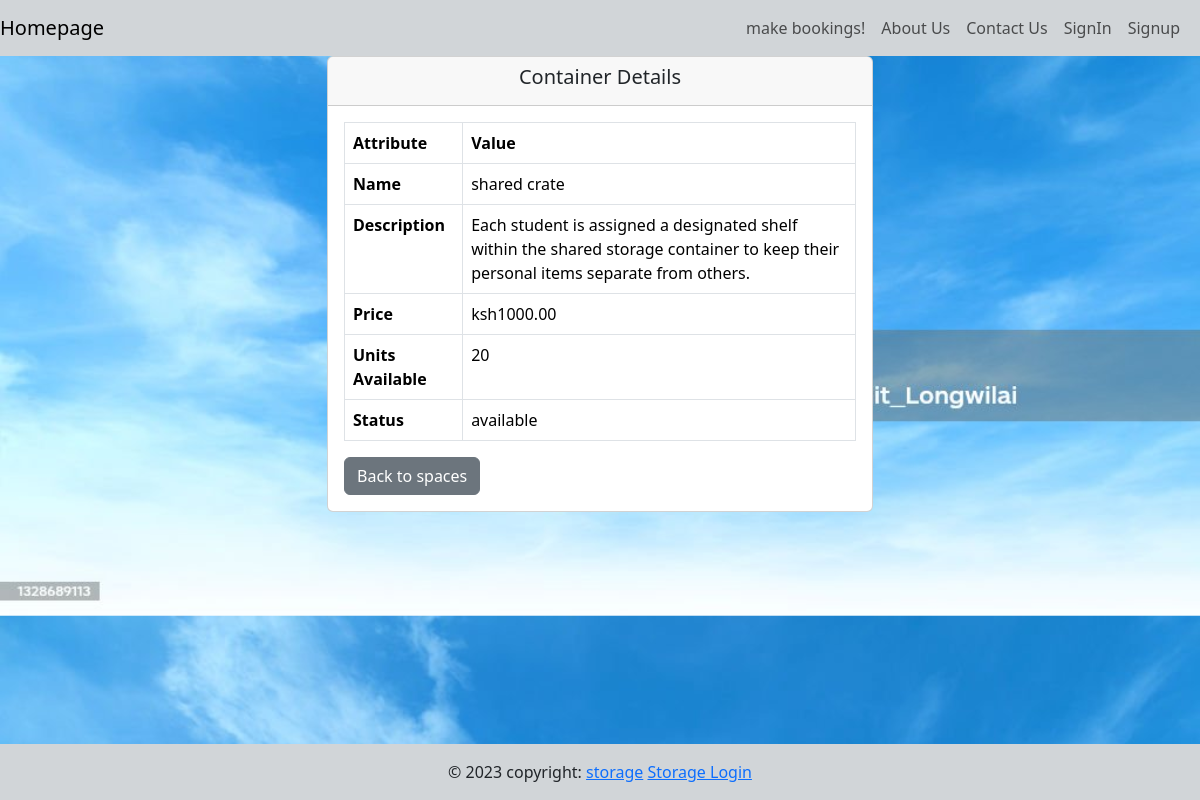
Page /viewcontainer/3/ on the earlier database version.
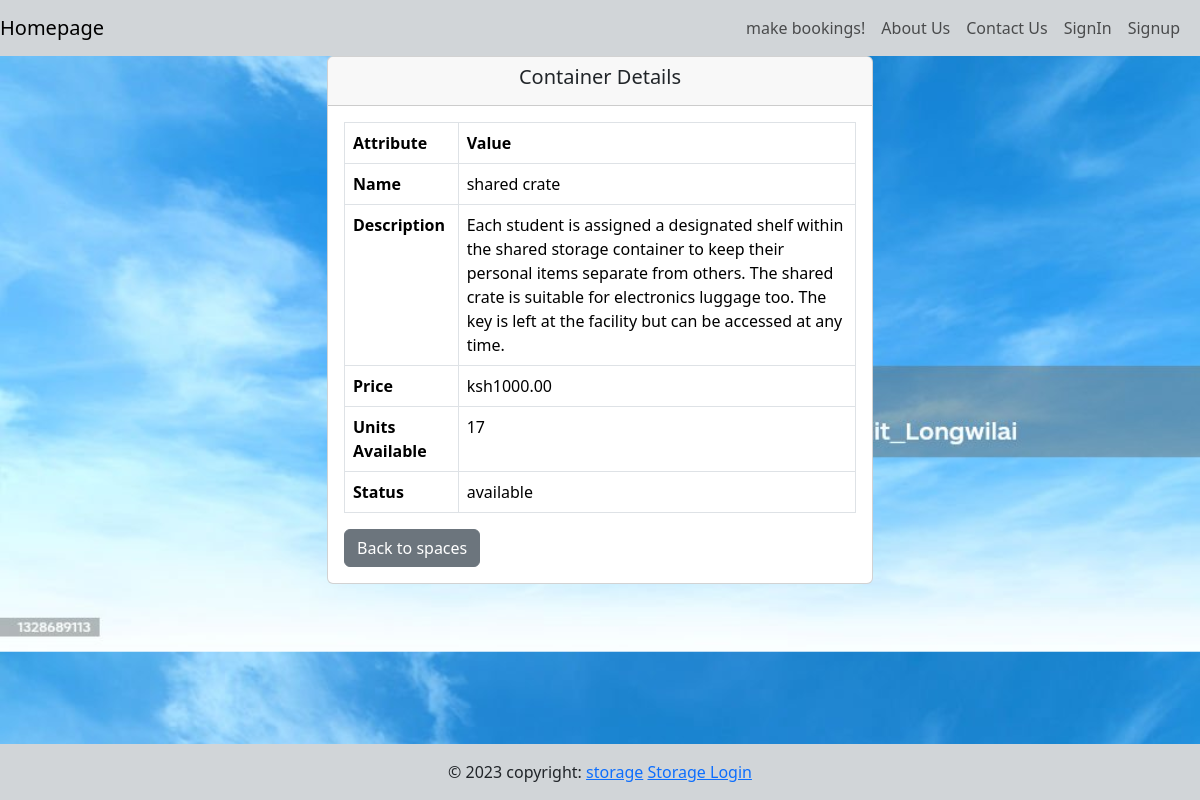
Same page on the later database version.
### dashboard_students/models.py (models this page shows, shortened)
class Container(models.Model):
    STATUS = [
        ('available','Available'),
        ('occupied','Occupied'),
    ]
    name = models.CharField(max_length=100)
    description = models.TextField()
    image = models.ImageField(upload_to='container_images/')
    price = models.DecimalField(max_digits=6, decimal_places=2,null=0)
    units = models.IntegerField(null=True,blank=True)
    category = models.ManyToManyField('Category',related_name='space')
    status = models.CharField(max_length=100,choices=STATUS)

### dashboard_students/views.py (the view)
# urls.py: path('viewcontainer/<int:pk>/', views.ViewContainer, name='viewcontainer'),
def ViewContainer(request, pk):
    container = Container.objects.get(id=pk)
    context = {'container': container}
    return render(request, 'dashboard_students/viewcontainer.html', context)

### templates/dashboard_students/viewcontainer.html (shortened to what this page needs)
{% extends 'mainfiles/base.html' %}
{% block content %}
<div class="container">
    <div class="row justify-content-center">
      <div class="col-md-6">
        <div class="card">
          <div class="card-header">
            <h5 class="card-title text-center">Container Details</h5>
          </div>
          <div class="card-body">
            <table class="table table-bordered">
              <thead>
                <tr>
                  <th>Attribute</th>
                  <th>Value</th>
                </tr>
              </thead>
              <tbody>
                <tr>
                  <td><strong>Name</strong></td>
                  <td>{{ container.name }}</td>
                </tr>
                <tr>
                  <td><strong>Description</strong></td>
                  <td>{{ container.description|linebreaksbr }}</td>
                </tr>
                <tr>
                  <td><strong>Price</strong></td>
                  <td>ksh{{ container.price }}</td>
                </tr>
                <tr>
                  <td><strong>Units Available</strong></td>
                  <td>{{ container.units }}</td>
                </tr>
                <tr>
                  <td><strong>Status</strong></td>
                  <td>{{ container.status }}</td>
                </tr>
              </tbody>
            </table>
            <a class="btn btn-secondary" href="{% url 'container_book' %}">Back to spaces</a>
          </div>
        </div>
      </div>
    </div>
  </div>
{% endblock content %}

Differences in the rows shown:
changed Container "shared crate": description "Each student is assigned a designated shelf within the shared storage container to keep their personal items separate from others." → "…items separate from others. The shared crate is suitable for electronics luggage too. The key is left at the facility but can be accessed at any time."; units "20" → "17"
